Frame 1 (no input): blank canvas, image omitted
Frame 60 (no input): blank canvas, image omitted
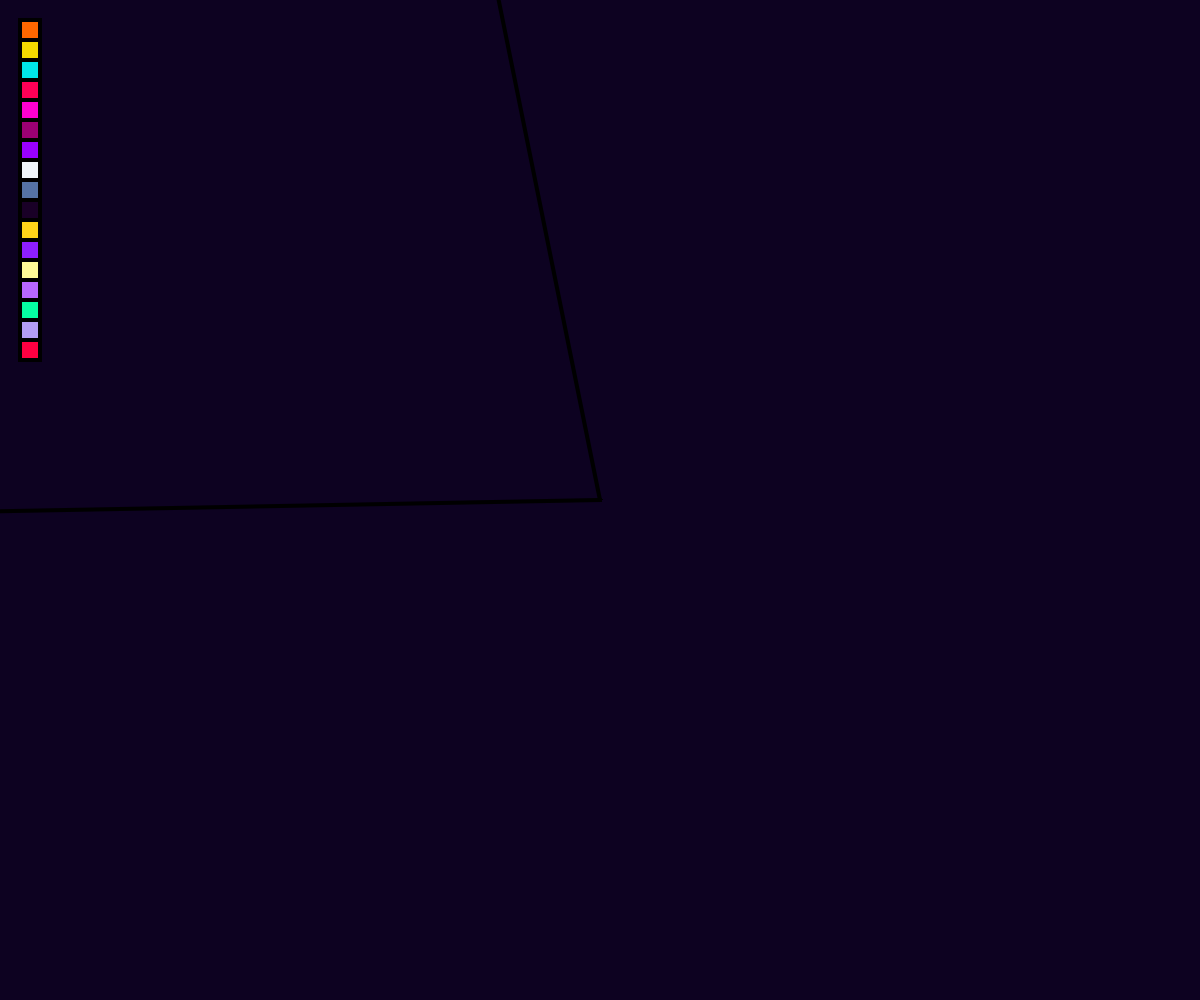
Frame 120 (the mouse pressed at the canvas centre since frame 60)

The p5.js sketch whose frames 1 and 60 were blank and that drew this single picture after the mouse press (run headless with seeded random() and noise() and a simulated clock; from frame 60 on, the mouse is pressed at the canvas centre):

// p5.js sketch
// ── sketch.js
  //paleta de colores
const colors = ['#ff6700', "#f3da00", "#00e6ea", "#ff0056", "#ff00cd", "#9b0074", "#9a00ff", "#f1f6fb", "#5573a5", "#190027", "#ffd319", "#8c1eff", "#fffb96", "#b967ff", "#05ffa1", "#b39cf3", "#ff0041"];

//colocar dentro de draw para cosas lokas
let divisiones = Math.random();
let angulo = 360 / divisiones;
function setup() {
  const canv =  createCanvas(windowWidth, windowHeight);
  canv.style('display', 'flex');
  background(13,2,33);
  strokeWeight(4);
  angleMode(DEGREES);
  
}

function draw() {
  /* console.log(mouseY); */
  for (let i = 0; i < colors.length; i++) {
    let rectY=20;
    fill(colors[i]);
    rect(20, i * rectY + 20, 20, 20);
  }
  translate(windowWidth/2, windowHeight/2);
  for (let i = 0; i < divisiones; i++) {
    rotate(angulo);
    let mx= mouseX - windowWidth/2;
    let my= mouseY - windowHeight/2;
    let pmx= pmouseX - windowWidth/2;
    let pmy= pmouseY - windowHeight/2;

    if (mouseIsPressed){
      /* stroke( map(mouseX, 0, windowWidth, 100, 255), 0, map(mouseY, 10, windowHeight, 0, 255));  */ 
      line(mx, my, pmx, pmy);
      push();
      scale(1, -1);
      line(mx, my, pmx, pmy);
      pop();
    }

    if (mouseIsPressed==true && mouseX <= 40 && mouseX >=20) {
      /* console.log("ACAAA") */
      switch (true) {
        case (mouseY>=20 && mouseY <=40 ):
          console.log("COLORRR")
          stroke(colors[0]);
          break;
        case (mouseY>40 && mouseY <=60 ):
          stroke(colors[1]);
          break;
        case (mouseY>60 && mouseY <=80 ):
          stroke(colors[2]);
          break;
        case (mouseY>80 && mouseY <=100 ):
          stroke(colors[3]);
          break;
        case (mouseY>100 && mouseY <=120 ):
          stroke(colors[4]);
          break;
        case (mouseY>120 && mouseY <=140 ):
          stroke(colors[5]);
          break;
        case (mouseY>140 && mouseY <=160 ):
          stroke(colors[6]);
          break;
        case (mouseY>160 && mouseY <=180 ):
          stroke(colors[7]);
          break;
        case (mouseY>180 && mouseY <=200 ):
          stroke(colors[8]);
          break;
        case (mouseY>200 && mouseY <=220 ):
          stroke(colors[9]);
          break;
        case (mouseY>220 && mouseY <=240 ):
          stroke(colors[10]);
          break;
        case (mouseY>240 && mouseY <=260 ):
          stroke(colors[11]);
          break;
        case (mouseY>260 && mouseY <=280 ):
          stroke(colors[12]);
          break;
        case (mouseY>280 && mouseY <=300 ):
          stroke(colors[13]);
          break;
        case (mouseY>300 && mouseY <=320 ):
          stroke(colors[14]);
          break;
        case (mouseY>320 && mouseY <=340 ):
          stroke(colors[15]);
          break;
        case (mouseY>340 && mouseY <=360 ):
          stroke(colors[16]);
          break;
        case (mouseY>360 && mouseY <=380 ):
          stroke(colors[17]);
          break;
        default:
          /* stroke( map(mouseX, 0, windowWidth, 100, 255), 0, map(mouseY, 10, windowHeight, 0, 255)); */
          break;
      }
    }
  }
}

function windowResized() {
  resizeCanvas(windowWidth, windowHeight);
}
